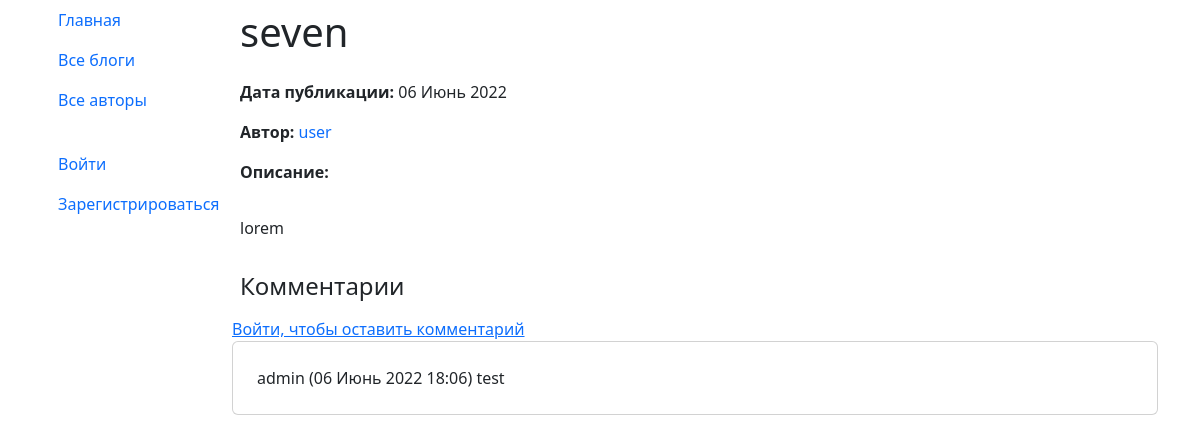
Page /blog/7/ on the committed database.
### blog/models.py (models this page shows, shortened)
class Blog(models.Model):
    title = models.CharField('Название', max_length=250)
    post_date = models.DateTimeField('Дата публикации', auto_now=True)
    content = models.TextField('Контент')
    author = models.ForeignKey(User, on_delete=models.CASCADE)
    class Meta:
        verbose_name = 'Блог'
        verbose_name_plural = 'Блоги'
        ordering = ['-post_date']

class Comment(models.Model):
    author = models.ForeignKey(User, on_delete=models.CASCADE)
    blog = models.ForeignKey(Blog, on_delete=models.CASCADE)
    text = models.TextField('Текст сообщения')
    post_date = models.DateTimeField('Дата публикации', auto_now=True)
    class Meta:
        verbose_name = 'Комментарий'
        verbose_name_plural = 'Комментарии'

### blog/views.py (the view, shortened to what this page needs)
# urls.py: path('blog/<int:pk>/', BlogDetailView.as_view(), name='blog_detail'),
class BlogDetailView(FormMixin, DetailView):
    model = Blog
    form_class = CommentForm
    success_url = '/'
    def get_context_data(self, **kwargs):
        context = super(BlogDetailView, self).get_context_data(**kwargs)
        context['comments'] = Comment.objects.filter(blog=self.object.pk).order_by('-post_date')
        context['form'] = self.get_form()
        return context

### blog/templates/blog/blog_detail.html (shortened to what this page needs)
{% extends 'base.html' %}
{% block content %}
<h1 class="p-2">{{ blog.title }}</h1>
<div class="p-2"><span class="fw-bold">Дата публикации: </span>{{ blog.post_date|date:'d N Y' }}</div>
<div class="p-2"><span class="fw-bold">Автор: </span><a class="no-border" href="{% url 'author_detail' pk=blog.author.pk %}">{{ blog.author }}</a></div>
<div class="p-2"><span class="fw-bold">Описание: </span>
    <p class="p-2">{{ blog.content|linebreaks }}</p></div>
<h4 class="p-2">Комментарии</h4>
{% if user.is_authenticated %}
<form method="post" class="p-2">
    {% include "blog/comment_form.html" %}
</form>
{% else %}
<a href="login/">Войти, чтобы оставить комментарий</a>
{% endif %}
{% for comment in comments %}
<div class="card p-2">
    <div class="card-body">
        {{ comment.author}} ({{comment.post_date|date:'d N Y H:m'}}) {{ comment.text }}
    </div>
</div>
{% endfor %}
{% endblock %}

### static/css/style.css (style rules this page uses)
.no-border { text-decoration: none; }

### rows in the picture
Blog: title "seven", post_date "06 Июнь 2022", author "user", content "lorem"
Comment: author "admin", post_date "06 Июнь 2022 18:06", text "test"
